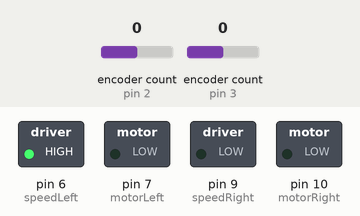
A sketch run on a simulated Arduino Uno, built with avr-gcc and run on an emulated ATmega328P. Shown: switched loads named in the sketch (green lamp = pin HIGH). The inputs (shaded band) are chosen by the test bench; at power-on: encoder count (sensors on pin 2, pin 3) 0. What the sketch prints to the serial monitor is not drawn.

Above: at 0.1 s.
Timing chart, 0 to 1.6 s (numbered marks = the images above):
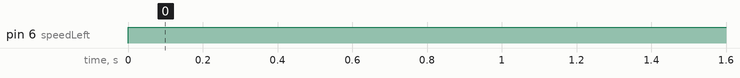

Measured:
- by itself, pin 6 (speedLeft): LOW → HIGH at 0.00 s

The sketch:

Encoder_Targeting_Position.ino
```cpp
// Debugger
#define BAILEY_MOTOR_D true
#define RYANN_MOTOR_D false
#define ENCODER_DEBUG false

#include <Encoder.h>
#include "PID_routine.h"

// Define pins for the encoders (use interrupts pin in one of the signals)
#define encoder_A_Left 2
#define encoder_B_Left 4
#define encoder_A_Right 3
#define encoder_B_Right 5
// Define pins for motor control
#if BAILEY_MOTOR_D
#define motorLeft 7
#define speedLeft 6
#define motorRight 10
#define speedRight 9
#elif RYANN_MOTOR_D
#define motor1Pin1 8
#define motor1Pin2 9
#define enablePin1 7
#define motor2Pin1 10
#define motor2Pin2 11
#define enablePin2 12
#endif

// Target encoder value
// #define TARGET_ENCODER_VALUE 100
long target_motor_left = 13500;
long target_motor_right = 0;

// Create Encoder objects for both motors
Encoder encoderLeft(encoder_A_Left, encoder_B_Left);
Encoder encoderRight(encoder_A_Right, encoder_B_Right);

void setup()
{
  // Initialize Serial communication
  Serial.begin(115200);

// Set motor control pins as outputs
#if BAILEY_MOTOR_D
  Serial.println("BAILEY SETTING IS USED");
  pinMode(motorLeft, OUTPUT);
  pinMode(speedLeft, OUTPUT);
  pinMode(motorRight, OUTPUT);
  pinMode(speedRight, OUTPUT);
#elif RYANN_MOTOR_D
  pinMode(motor1Pin1, OUTPUT);
  pinMode(motor1Pin2, OUTPUT);
  pinMode(motor2Pin1, OUTPUT);
  pinMode(motor2Pin2, OUTPUT);
  pinMode(enablePin1, OUTPUT);
  pinMode(enablePin2, OUTPUT);
#endif


#if BAILEY_MOTOR_D
  goToTargetPos(encoderLeft, target_motor_left, encoderRight, target_motor_right, motorLeft, speedLeft, motorRight, speedRight);
#elif RYANN_MOTOR_D
  goToTargetPos(encoderLeft, targetMotor1, encoderRight, targetMotor2, motor1Pin1, motor1Pin2, enablePin1, motor2Pin1, motor2Pin2, enablePin2);
#endif


}

void loop()
{

  //ask user to type in the serial monitor (limited to vowel and a-g)
  Serial.println("Type targeted position for right wheel");
  Serial.flush();
  while(Serial.available() == 0){
    //do nothing
  }
  while(Serial.available() > 0){
    target_motor_right = Serial.parseInt(SKIP_ALL);  //read string until newline
  }
  goToTargetPos(encoderLeft, target_motor_left, encoderRight, target_motor_right, motorLeft, speedLeft, motorRight, speedRight);

  delay(1000);

}
```

PID_routine.cpp
```cpp
#include <Encoder.h>
#include "PID_routine.h"

double KP = 1.005;
double KI = 0.000;
double KD = 0 ; //0.25712;


float pidController(long target, long encoderCount, float *ePrevious, float *eIntegral, unsigned long *previousTime)
{

  // Read the encoder value
  // long encoderCount = encoder.read();

  // Measure the time
  unsigned long currentTime = micros();
  float deltaT = ((float)(currentTime - *previousTime)) / 1.0e6;

  // Compute the error, eDerivative, and eIntegral
  long e = target - encoderCount;
  float eDerivative = (e - *ePrevious) / deltaT;
  *eIntegral = *eIntegral + (e * deltaT);

  // Compute the PID control signal
  float output = (KP * e) + (KD * eDerivative) + (KI * *eIntegral);

  // Update variables for the next iteration
  *previousTime = currentTime;
  *ePrevious = e;

  //Serial.println(output);

  return output;
}


// Running the motor
bool motorRun(int motorSpeed, uint8_t motorPin, uint8_t speedPin)
{

  // margin of error is 10
  // Forward
  if (motorSpeed >= 100)  {
    digitalWrite(motorPin, LOW);
    analogWrite(speedPin, abs(motorSpeed));
  }
  // Backward
  else if (motorSpeed <= -100)  {
    digitalWrite(motorPin, HIGH);
    analogWrite(speedPin, abs(motorSpeed));
  }
  else  {
    digitalWrite(motorPin, LOW);
    // Stop the motor
    analogWrite(speedPin, 0);
    return 0;
  }

  return 1;
}

void goToTargetPos(Encoder &encoder_left, long target_pos_left, Encoder &encoder_right, long target_pos_right, uint8_t motorLeft, uint8_t speedLeft, uint8_t motorRight, uint8_t speedRight)
{
  // declare variable
  float last_error_left, eIntegral_left, output_left, last_error_right, eIntegral_right, output_right;
  unsigned long last_time_left = micros();
  unsigned long last_time_right = micros();
  int motor_speed_left, motor_speed_right;
  bool motor1_status = 1;
  bool motor2_status = 1;

  do
  {
    output_left = pidController(target_pos_left, encoder_left.read(), &last_error_left, &eIntegral_left, &last_time_left);
    // output right moves in different rotation and the encoder measures in negative way
    output_right = pidController(target_pos_right, (encoder_right.read() * -1 ), &last_error_right, &eIntegral_right, &last_time_right);

    motor_speed_left = constrain(output_left, -255, 255);
    motor_speed_right = constrain(output_right, -255, 255);

    motor1_status = motorRun(motor_speed_left, motorLeft, speedLeft);
    motor2_status = motorRun(motor_speed_right, motorRight, speedRight);

    Serial.print(target_pos_left);
    Serial.print(", ");
    Serial.print(encoder_left.read());
    Serial.print("\t\t\t");
    Serial.print(target_pos_right);
    Serial.print(", ");
    Serial.println((encoder_right.read()*-1));    // adjustment for right wheel

    // Add a delay to avoid excessive readings
    delay(100);
  }while (motor1_status + motor2_status);
}
```

PID_routine.h
```cpp
#ifndef PID_ROUTINE_H
#define PID_ROUTINE_H

void goToTargetPos(Encoder &encoder_left, long target_pos_left, Encoder &encoder_right, long target_pos_right, uint8_t motorLeft, uint8_t speedLeft, uint8_t motorRight, uint8_t speedRight);

#endif
```
